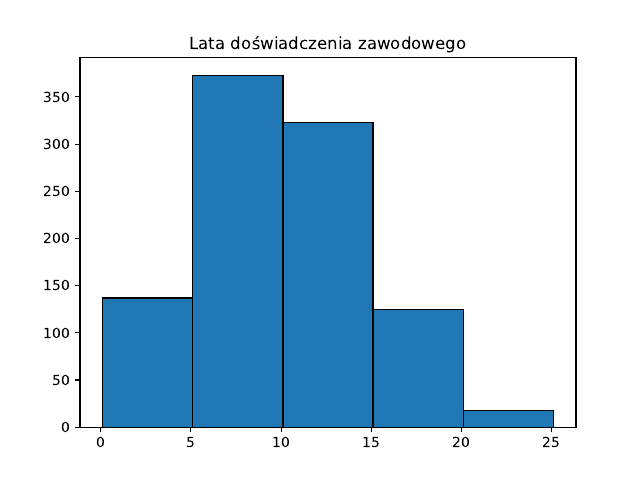

Reproduce this figure in Python.
import matplotlib.pyplot as plt
import numpy as np
import pandas as pd

hr = pd.read_csv("hr13.csv", sep=";", decimal=",")
dosw = hr["Lata_doświadczenia_zawodowego"]
print(np.min(dosw))
print(np.max(dosw))
dosw_pop = dosw[dosw >0]
plt.hist(dosw_pop, bins=5, edgecolor="black")
plt.title("Lata doświadczenia zawodowego")
plt.savefig("zad3.pdf")
plt.show()